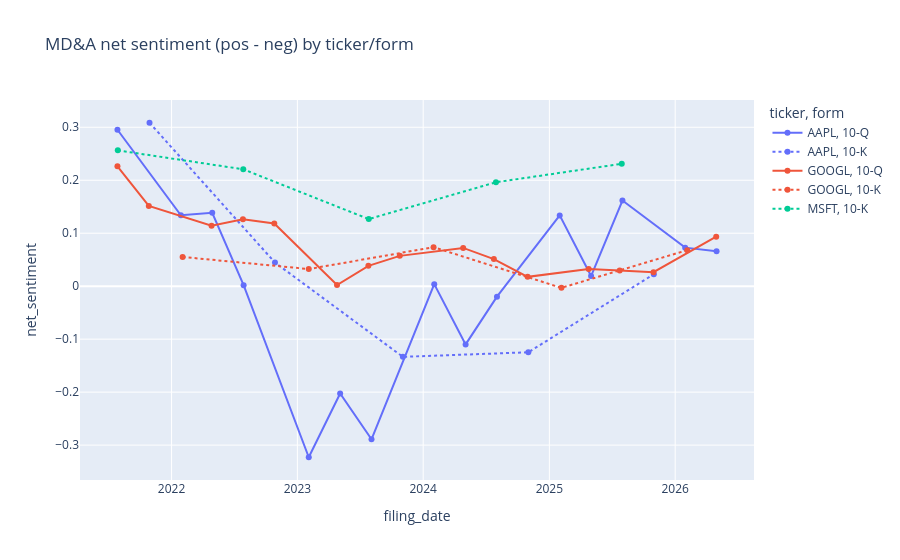

Here is the notebook cell this chart was saved with:
### Code cell
# Cell 8: 3 銘柄 × MD&A センチメント比較 (pos - neg)
mda = agg[agg["section_key"] == "item_7"].copy()
mda["net_sentiment"] = mda["pos"] - mda["neg"]
fig = px.line(
    mda,
    x="filing_date",
    y="net_sentiment",
    color="ticker",
    markers=True,
    line_dash="form",
    title="MD&A net sentiment (pos - neg) by ticker/form",
)
fig.show()

### Figure 1 — Plotly figure (JSON) as saved in the notebook; plotly's stock layout.template omitted (floating-point values rounded to 4 significant figures)
{"data": [{"hovertemplate": "ticker=AAPL<br>form=10-Q<br>filing_date=%{x}<br>net_sentiment=%{y}<extra></extra>", "legendgroup": "AAPL, 10-Q", "line": {"color": "#636efa", "dash": "solid"}, "marker": {"symbol": "circle"}, "mode": "lines+markers", "name": "AAPL, 10-Q", "orientation": "v", "showlegend": true, "type": "scatter", "x": ["2021-07-28T00:00:00", "2022-01-28T00:00:00", "2022-04-29T00:00:00", "2022-07-29T00:00:00", "2023-02-03T00:00:00", "2023-05-05T00:00:00", "2023-08-04T00:00:00", "2024-02-02T00:00:00", "2024-05-03T00:00:00", "2024-08-02T00:00:00", "2025-01-31T00:00:00", "2025-05-02T00:00:00", "2025-08-01T00:00:00", "2026-01-30T00:00:00", "2026-05-01T00:00:00"], "xaxis": "x", "y": [0.2953, 0.134, 0.1386, 0.00195, -0.3229, -0.2025, -0.289, 0.003858, -0.1099, -0.01971, 0.1337, 0.01914, 0.1617, 0.07276, 0.06581], "yaxis": "y"}, {"hovertemplate": "ticker=AAPL<br>form=10-K<br>filing_date=%{x}<br>net_sentiment=%{y}<extra></extra>", "legendgroup": "AAPL, 10-K", "line": {"color": "#636efa", "dash": "dot"}, "marker": {"symbol": "circle"}, "mode": "lines+markers", "name": "AAPL, 10-K", "orientation": "v", "showlegend": true, "type": "scatter", "x": ["2021-10-29T00:00:00", "2022-10-28T00:00:00", "2023-11-03T00:00:00", "2024-11-01T00:00:00", "2025-10-31T00:00:00"], "xaxis": "x", "y": [0.3085, 0.04461, -0.1334, -0.1247, 0.02257], "yaxis": "y"}, {"hovertemplate": "ticker=GOOGL<br>form=10-Q<br>filing_date=%{x}<br>net_sentiment=%{y}<extra></extra>", "legendgroup": "GOOGL, 10-Q", "line": {"color": "#EF553B", "dash": "solid"}, "marker": {"symbol": "circle"}, "mode": "lines+markers", "name": "GOOGL, 10-Q", "orientation": "v", "showlegend": true, "type": "scatter", "x": ["2021-07-28T00:00:00", "2021-10-27T00:00:00", "2022-04-27T00:00:00", "2022-07-27T00:00:00", "2022-10-26T00:00:00", "2023-04-26T00:00:00", "2023-07-26T00:00:00", "2023-10-25T00:00:00", "2024-04-26T00:00:00", "2024-07-24T00:00:00", "2024-10-30T00:00:00", "2025-04-25T00:00:00", "2025-07-24T00:00:00", "2025-10-30T00:00:00", "2026-04-30T00:00:00"], "xaxis": "x", "y": [0.2262, 0.1514, 0.1142, 0.1266, 0.1184, 0.002175, 0.03839, 0.05727, 0.07227, 0.05123, 0.01763, 0.03263, 0.02949, 0.02637, 0.09345], "yaxis": "y"}, {"hovertemplate": "ticker=GOOGL<br>form=10-K<br>filing_date=%{x}<br>net_sentiment=%{y}<extra></extra>", "legendgroup": "GOOGL, 10-K", "line": {"color": "#EF553B", "dash": "dot"}, "marker": {"symbol": "circle"}, "mode": "lines+markers", "name": "GOOGL, 10-K", "orientation": "v", "showlegend": true, "type": "scatter", "x": ["2022-02-02T00:00:00", "2023-02-03T00:00:00", "2024-01-31T00:00:00", "2025-02-05T00:00:00", "2026-02-05T00:00:00"], "xaxis": "x", "y": [0.05519, 0.03237, 0.07367, -0.003106, 0.06806], "yaxis": "y"}, {"hovertemplate": "ticker=MSFT<br>form=10-K<br>filing_date=%{x}<br>net_sentiment=%{y}<extra></extra>", "legendgroup": "MSFT, 10-K", "line": {"color": "#00cc96", "dash": "dot"}, "marker": {"symbol": "circle"}, "mode": "lines+markers", "name": "MSFT, 10-K", "orientation": "v", "showlegend": true, "type": "scatter", "x": ["2021-07-29T00:00:00", "2022-07-28T00:00:00", "2023-07-27T00:00:00", "2024-07-30T00:00:00", "2025-07-30T00:00:00"], "xaxis": "x", "y": [0.2564, 0.2207, 0.1267, 0.1963, 0.2311], "yaxis": "y"}], "layout": {"legend": {"title": {"text": "ticker, form"}, "tracegroupgap": 0}, "title": {"text": "MD&A net sentiment (pos - neg) by ticker/form"}, "xaxis": {"anchor": "y", "domain": [0, 1], "title": {"text": "filing_date"}}, "yaxis": {"anchor": "x", "domain": [0, 1], "title": {"text": "net_sentiment"}}}}
